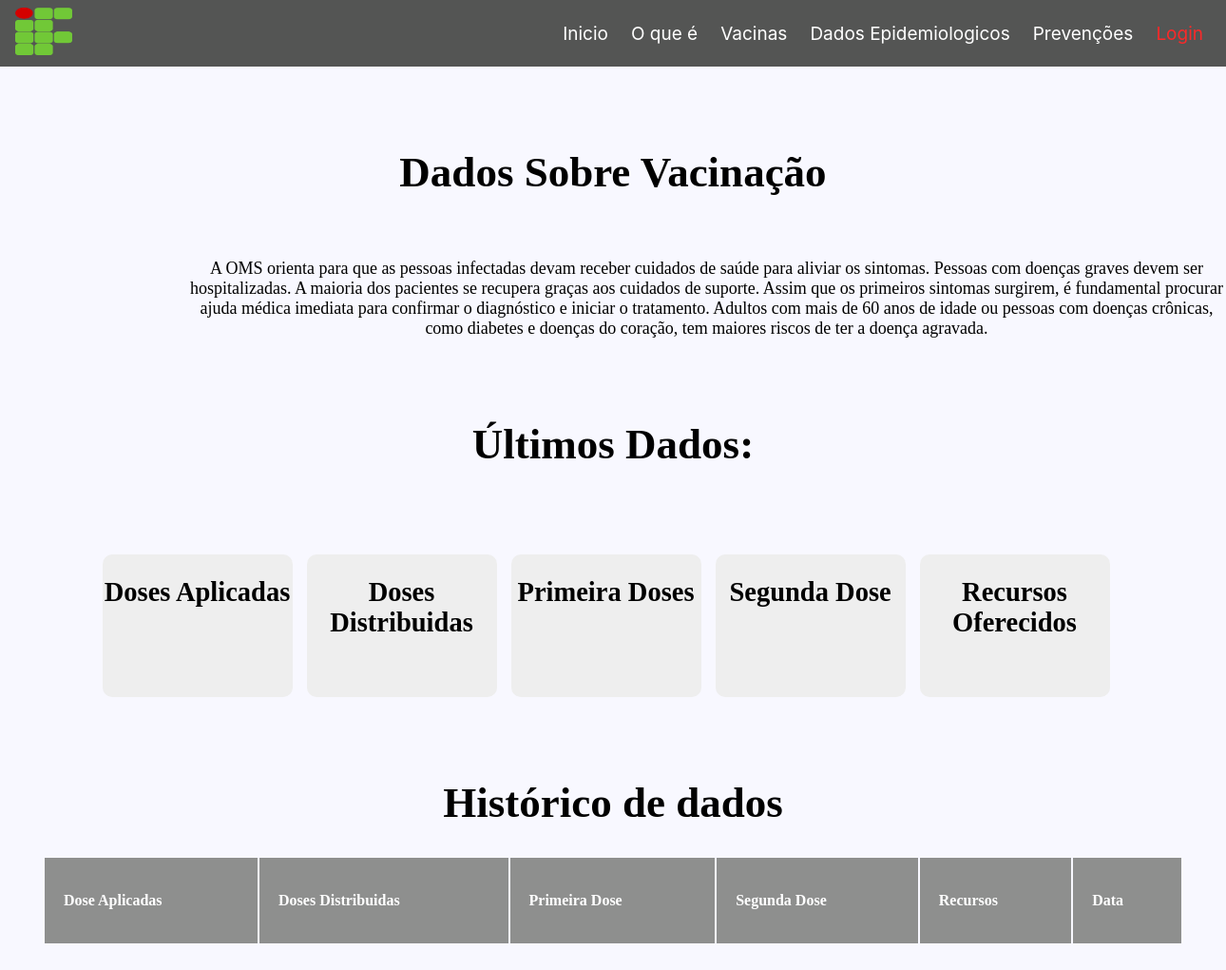
The app's page /site/vacinacao.php, older data.
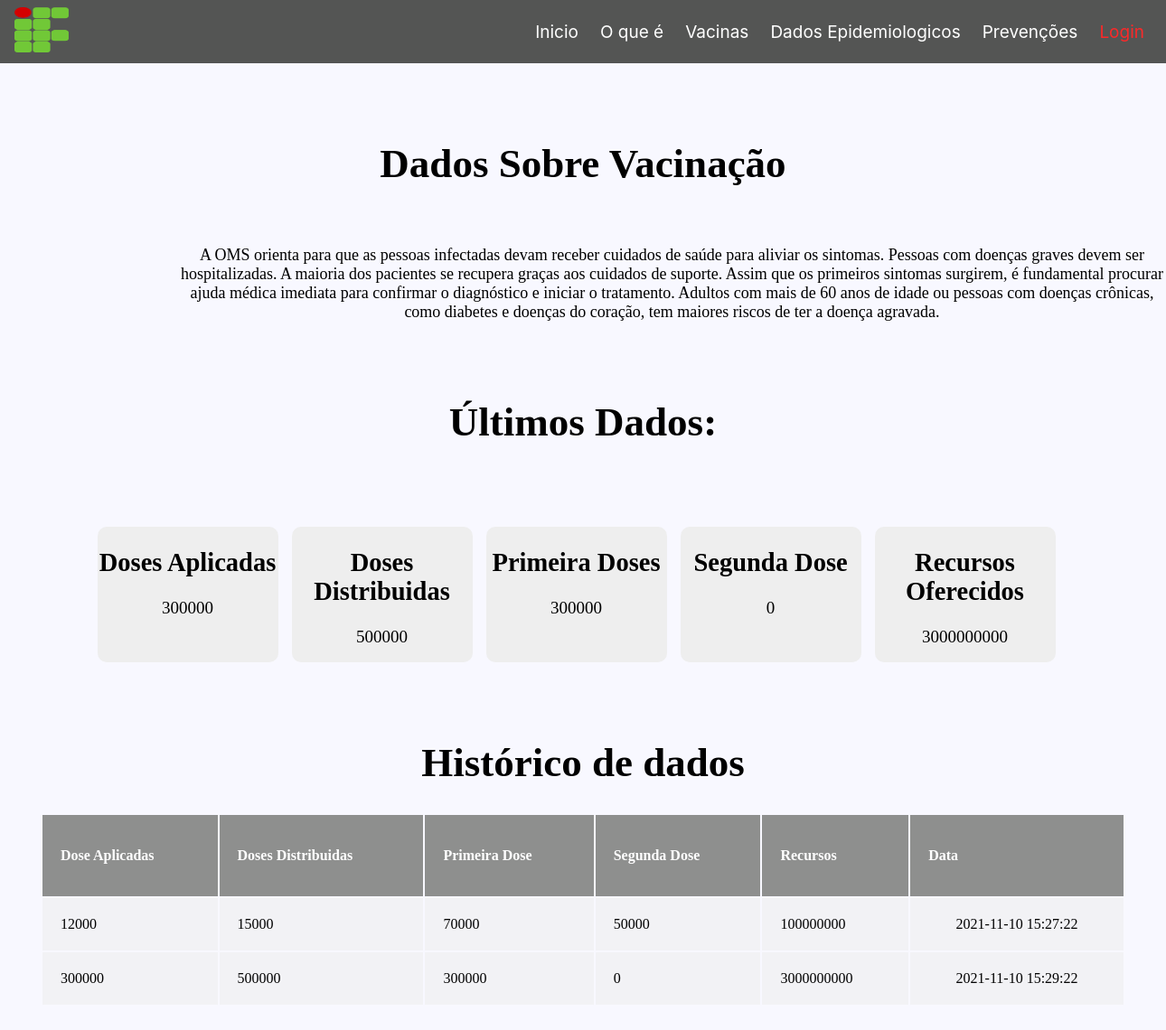
The same page, newer data.
### tables this page shows
CREATE TABLE IF NOT EXISTS `dadosvacinacao` (
  `idCovid` int(11) NOT NULL AUTO_INCREMENT,
  `dosesAplicadas` varchar(30) NOT NULL,
  `dosesDistribuidas` varchar(30) NOT NULL,
  `primeiraDose` varchar(30) NOT NULL,
  `segundaDose` varchar(30) NOT NULL,
  `recursos` varchar(30) NOT NULL,
  `created` datetime NOT NULL,
  `modified` datetime DEFAULT NULL,
  PRIMARY KEY (`idCovid`)
);

### site/vacinacao.php (the view, shortened to what this page needs)
<?php
include_once("../conexao.php");
?>
<!DOCTYPE html>
<html lang="pt-br">
<head>
    <link rel="stylesheet" href="../assets/styles/index.css">
    <link rel="stylesheet" href="../assets/styles/consulta_site.css">
</head>
<body>
    <header id="header">
        <a id="logo" href="#"><img src="../assets/image/logoifpr.png" id="imgLogo"></a>
        <nav id="nav">
            <ul id="menu" role="menu">
                <li><a href="index.html" id="menua">Inicio</a></li>
                <li><a href="sobre.html" id="menua">O que é</a></li>
                <li><a href="vacinacao.php" id="menua">Vacinas</a></li>
                <li><a href="epidemol.php" id="menua">Dados Epidemiologicos</a></li>
                <li><a href="meiosDePreven.html" id="menua">Prevenções</a></li>
                <li><a href="../login.php" id="menuaLogin">Login</a></li>
            </ul>
        </nav>
    </header>
    <h1>Dados Sobre Vacinação</h1>
    <div id="text">
        <p>
        A OMS orienta para que as pessoas infectadas devam receber cuidados de saúde para aliviar
        os sintomas. Pessoas com doenças graves devem ser hospitalizadas. A maioria dos pacientes se
        recupera graças aos cuidados de suporte. Assim que os primeiros sintomas surgirem, é
        fundamental procurar ajuda médica imediata para confirmar o diagnóstico e iniciar o
        tratamento. Adultos com mais de 60 anos de idade ou pessoas com doenças crônicas, como
        diabetes e doenças do coração, tem maiores riscos de ter a doença agravada.
        </p>
    </div>
    <h1>Últimos Dados:</h1>
    <div class="resultado">
        <?php
        $result_id = "SELECT MAX(idCovid) as idCovid FROM dadosvacinacao";
        $resultado_id = mysqli_query($conn, $result_id);
        $row_id = mysqli_fetch_assoc($resultado_id);
        $ultimo_id = $row_id['idCovid'];
        $result_dados = "SELECT * FROM dadosvacinacao WHERE idCovid='$ultimo_id'";
        $resultado_dados = mysqli_query($conn, $result_dados);
        $row_dados = mysqli_fetch_assoc($resultado_dados);
        $dosesAplicadas = $row_dados['dosesAplicadas'];
        $dosesDistribuidas = $row_dados['dosesDistribuidas'];
        $pDose = $row_dados['primeiraDose'];
        $sDose = $row_dados['segundaDose'];
        $recurso = $row_dados['recursos'];
        ?>
        <div id="box">
            <h2>Doses Aplicadas</h2>
            <p><?php echo $dosesAplicadas; ?></p>
        </div>
        <div id="box">
            <h2>Doses Distribuidas</h2>
            <p><?php echo $dosesDistribuidas; ?></p>
        </div>
        <div id="box">
            <h2>Primeira Doses</h2>
            <p><?php echo $pDose; ?></p>
        </div>
        <div id="box">
            <h2>Segunda Dose</h2>
            <p><?php echo $sDose; ?></p>
        </div>
        <div id="box">
            <h2>Recursos Oferecidos</h2>
            <p><?php echo $recurso; ?></p>
        </div>
    </div>
    <table>
        <h1>Histórico de dados</h1>
        <thead>
            <tr>
                <th>Dose Aplicadas</th>
                <th>Doses Distribuidas</th>
                <th>Primeira Dose</th>
                <th>Segunda Dose</th>
                <th>Recursos</th>
                <th>Data</th>
            </tr>
        </thead>
        <?php
            $result_dados = "SELECT * FROM dadosvacinacao";
            $resultado_dados = mysqli_query($conn, $result_dados);
            while($row_dados = mysqli_fetch_assoc($resultado_dados)){
                $dosesAplicadas = $row_dados['dosesAplicadas'];
                $dosesDistribuidas = $row_dados['dosesDistribuidas'];
                $pDose = $row_dados['primeiraDose'];
                $sDose = $row_dados['segundaDose'];
                $recurso = $row_dados['recursos'];
                $atualizado = $row_dados['created'];
        ?>
        <tr>
            <td><?php echo $dosesAplicadas; ?></td>
            <td><?php echo $dosesDistribuidas; ?></td>
            <td><?php echo $pDose ; ?></td>
            <td><?php echo $sDose ; ?></td>
            <td><?php echo $recurso ; ?></td>
            <td id="ultimo"><?php echo $atualizado; ?></td>
        </tr>
        <?php
            }
        ?>
</body>
</html>

### assets/styles/index.css (style rules this page uses)
html { background-color: #F8F8FF; }
body, ul { margin: 0px; padding: 0px; }
#header { box-sizing: border-box; height: 70px; padding: 1rem; display: flex; align-items: center; justify-content: space-between; background-color: #545554; }
a { color: #fff; text-decoration: none; font-family: sans-serif; font-family: 'Inter', sans-serif; font-size: 19px; }
a#menuaLogin { color: #fc2929; }
#logo { cursor: not-allowed; }
#imgLogo { width: 60px; height: 50px; }
#menu { display: flex; list-style: none; gap: .5rem; }
#menu a { display: block; padding: .5rem; }
h1 { text-align: center; margin-top: 85px; font-size: 45px; }

### assets/styles/consulta_site.css (style rules this page uses)
h1 { text-align: center; color: #000; }
#text p { position: relative; left: 15%; width: 1100px; text-align: center; margin-top: 65px; font-size: 18px; }
.resultado { margin: 0 auto 0 auto; width: 155vh; display: flex; justify-content: center; text-align:center; color: #3D3333; font-size: 19px; }
#box { background-color: rgb(238, 238, 238); width: 200px; height: 150px; border-radius: 10px; color: #000; margin: 0 15px 0 0; }
table { margin: 0 auto 100px auto; width: 1200px; }
th { height: 50px; background-color: #8e8f8e; color: white; }
th, td { padding: 20px; text-align: left; }
td { background-color: rgba(240, 240, 240, 0.658); }
#ultimo { text-align: center; }

### site/vacinacao.php (style rules this page uses)
.resultado { margin: 90px auto 70px auto; }

Row changes from the older to the newer data that the page shows:
added dadosvacinacao: dosesAplicadas "300000", dosesDistribuidas "500000", primeiraDose "300000", segundaDose "0", recursos "3000000000", created "2021-11-10 15:29:22"
added dadosvacinacao: dosesAplicadas "12000", dosesDistribuidas "15000", primeiraDose "70000", segundaDose "50000", recursos "100000000", created "2021-11-10 15:27:22"
